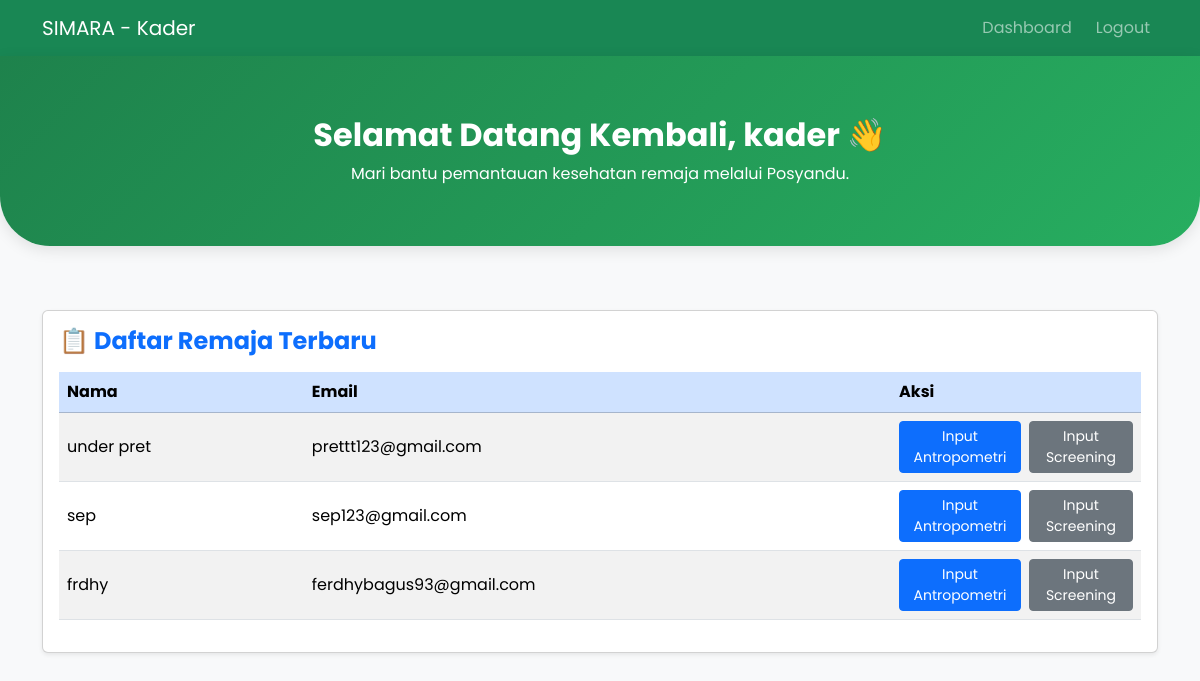
The page /kader/dashboard.php (signed in) on the database its author committed.
### tables this page shows
CREATE TABLE `users` (
  `id` int(11) NOT NULL,
  `nama` varchar(150) NOT NULL,
  `no_hp` varchar(15) NOT NULL,
  `email` varchar(150) NOT NULL,
  `password` varchar(255) NOT NULL,
  `role` enum('remaja','kader','admin') NOT NULL,
  `created_at` timestamp NOT NULL DEFAULT current_timestamp()
);

### kader/dashboard.php (the view, shortened to what this page needs)
<?php
require_once __DIR__.'/../config/db.php';
$nama = $_SESSION['nama'];
$remaja = mysqli_query($conn, "SELECT id,nama,email FROM users WHERE role='remaja' ORDER BY created_at DESC LIMIT 20");
?>
<!doctype html>
<html lang="id">
<head>
  <link href="/assets/css/style.css" rel="stylesheet">
  <link href="https://cdn.jsdelivr.net/npm/bootstrap@5.3.3/dist/css/bootstrap.min.css" rel="stylesheet">
</head>
<body>
  <?php include 'navbar.php'; ?>
  <div class="hero-header" id="heroHeader">
    <h2 class="fw-bold mb-2">Selamat Datang Kembali, <?= htmlspecialchars($nama) ?> 👋</h2>
    <p class="mb-0">Mari bantu pemantauan kesehatan remaja melalui Posyandu.</p>
  </div>
  <div class="container py-5">
    <div class="card p-3 mt-3 shadow-sm dashboard-card">
      <h4 class="mb-3 text-primary fw-bold">📋 Daftar Remaja Terbaru</h4>
      <table class="table table-striped align-middle">
        <thead class="table-primary">
          <tr>
            <th>Nama</th>
            <th>Email</th>
            <th width="250">Aksi</th>
          </tr>
        </thead>
        <tbody>
          <?php while($r = mysqli_fetch_assoc($remaja)): ?>
          <tr>
            <td><?= htmlspecialchars($r['nama']) ?></td>
            <td><?= htmlspecialchars($r['email']) ?></td>
            <td>
              <div class="d-flex gap-2">
                <a href="input_antropometri.php?uid=<?= $r['id'] ?>" class="btn btn-sm btn-primary">Input Antropometri</a>
                <a href="input_screening.php?uid=<?= $r['id'] ?>" class="btn btn-sm btn-secondary">Input Screening</a>
              </div>
            </td>
          </tr>
          <?php endwhile; ?>
        </tbody>
      </table>
    </div>
  </div>
</body>
</html>

### assets/css/style.css (style rules this page uses)
body { font-family: 'Poppins', sans-serif; background:#f8fafc; }
.card { border-radius:12px; box-shadow:0 6px 18px rgba(0,0,0,0.06); border:none; }
.btn-primary { background:#3b82f6; border-color:#3b82f6; }

### kader/dashboard.php (style rules this page uses)
body { background-color: #f8f9fa; font-family: 'Poppins', sans-serif; }
.hero-header { background: linear-gradient(135deg, #1e824c, #27ae60); color: #fff; padding: 60px 20px; border-bottom-left-radius: 50px; border-bottom-right-radius: 50px; text-align: center; box-shadow: 0 4px 15px rgba(0,0,0,0.1); opacity: 0; transform: translateY(-40px); transition: opacity 0.8s ease, transform 0.8s ease; }
.hero-header.show { opacity: 1; transform: translateY(0); }
.dashboard-card { opacity: 0; transform: translateY(30px); transition: opacity 0.8s ease, transform 0.8s ease; }
.dashboard-card.show { opacity: 1; transform: translateY(0); }
tbody tr { opacity: 0; transform: translateY(20px); }
tbody tr.show-row { opacity: 1; transform: translateY(0); transition: opacity 0.6s ease, transform 0.6s ease; }
.btn { transition: transform 0.2s ease, box-shadow 0.2s ease; }

### rows shown on the page
users: nama "under pret", email "prettt123@gmail.com"
users: nama "sep", email "sep123@gmail.com"
users: nama "frdhy", email "ferdhybagus93@gmail.com"

### other values the page prints
$nama "kader"
